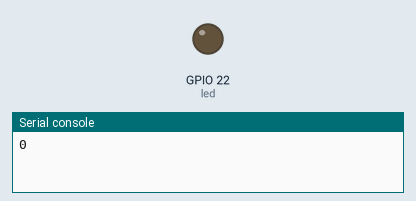
Simulated run of this program. Board: ESP32 board running MicroPython. On the bench: output pins drawn as LEDs (lit = HIGH), the last lines printed to the serial console. Dashed ring = blinking.

Above: at 0.5 s.
At 2.2 s:
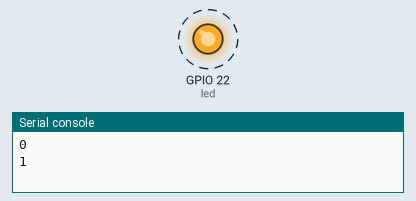
Timing chart, 0 to 3.0 s (numbered marks = the images above):
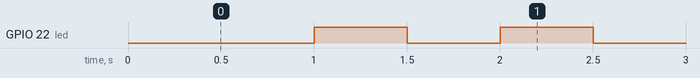

The program:

12_02_blink_timer.py
```python
from machine import Pin, Timer
from time import sleep

led = Pin(22, Pin.OUT)

led_state = 0

def tick(timer):
    global led, led_state
    led.value(led_state)
    led_state ^= 1

timer = Timer(0)

timer.init(freq=2, mode=Timer.PERIODIC, callback=tick)

x = 0
while True:
    print(x)
    x += 1
    sleep(1.2)  
```

Measured:
- by itself, GPIO 22 (led): alternates HIGH for 0.50 s and LOW for 0.50 s
